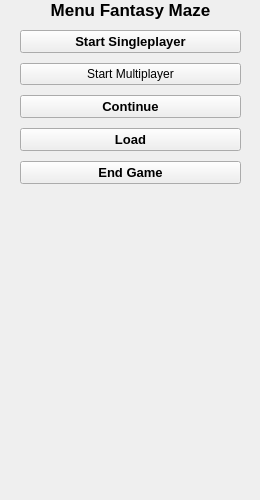
<?xml version="1.0" encoding="UTF-8"?>
<ui version="4.0">
 <class>MenuWidget</class>
 <widget class="QWidget" name="MenuWidget">
  <property name="geometry">
   <rect>
    <x>0</x>
    <y>0</y>
    <width>260</width>
    <height>500</height>
   </rect>
  </property>
  <property name="sizePolicy">
   <sizepolicy hsizetype="Minimum" vsizetype="Maximum">
    <horstretch>0</horstretch>
    <verstretch>0</verstretch>
   </sizepolicy>
  </property>
  <property name="minimumSize">
   <size>
    <width>260</width>
    <height>500</height>
   </size>
  </property>
  <property name="maximumSize">
   <size>
    <width>260</width>
    <height>500</height>
   </size>
  </property>
  <property name="contextMenuPolicy">
   <enum>Qt::DefaultContextMenu</enum>
  </property>
  <property name="windowTitle">
   <string/>
  </property>
  <property name="inputMethodHints">
   <set>Qt::ImhNone</set>
  </property>
  <widget class="QWidget" name="verticalLayoutWidget">
   <property name="geometry">
    <rect>
     <x>0</x>
     <y>0</y>
     <width>261</width>
     <height>501</height>
    </rect>
   </property>
   <layout class="QVBoxLayout" name="verticalLayout">
    <property name="spacing">
     <number>10</number>
    </property>
    <property name="sizeConstraint">
     <enum>QLayout::SetMinAndMaxSize</enum>
    </property>
    <property name="leftMargin">
     <number>20</number>
    </property>
    <property name="topMargin">
     <number>0</number>
    </property>
    <property name="rightMargin">
     <number>20</number>
    </property>
    <property name="bottomMargin">
     <number>10</number>
    </property>
    <item>
     <widget class="QLabel" name="label">
      <property name="sizePolicy">
       <sizepolicy hsizetype="Expanding" vsizetype="Maximum">
        <horstretch>0</horstretch>
        <verstretch>0</verstretch>
       </sizepolicy>
      </property>
      <property name="minimumSize">
       <size>
        <width>0</width>
        <height>0</height>
       </size>
      </property>
      <property name="font">
       <font>
        <pointsize>13</pointsize>
        <weight>75</weight>
        <bold>true</bold>
       </font>
      </property>
      <property name="text">
       <string>Menu Fantasy Maze</string>
      </property>
      <property name="alignment">
       <set>Qt::AlignCenter</set>
      </property>
      <property name="wordWrap">
       <bool>true</bool>
      </property>
     </widget>
    </item>
    <item>
     <widget class="QPushButton" name="_singleStartBtn">
      <property name="font">
       <font>
        <pointsize>10</pointsize>
        <weight>75</weight>
        <bold>true</bold>
       </font>
      </property>
      <property name="focusPolicy">
       <enum>Qt::NoFocus</enum>
      </property>
      <property name="text">
       <string>Start Singleplayer</string>
      </property>
     </widget>
    </item>
    <item>
     <widget class="QPushButton" name="_multiStartBtn">
      <property name="enabled">
       <bool>true</bool>
      </property>
      <property name="sizePolicy">
       <sizepolicy hsizetype="Expanding" vsizetype="Maximum">
        <horstretch>0</horstretch>
        <verstretch>0</verstretch>
       </sizepolicy>
      </property>
      <property name="font">
       <font>
        <weight>50</weight>
        <bold>false</bold>
       </font>
      </property>
      <property name="focusPolicy">
       <enum>Qt::NoFocus</enum>
      </property>
      <property name="text">
       <string>Start Multiplayer</string>
      </property>
     </widget>
    </item>
    <item>
     <widget class="QPushButton" name="_continueBtn">
      <property name="font">
       <font>
        <pointsize>10</pointsize>
        <weight>75</weight>
        <bold>true</bold>
       </font>
      </property>
      <property name="text">
       <string>Continue</string>
      </property>
     </widget>
    </item>
    <item>
     <widget class="QPushButton" name="_loadBtn">
      <property name="font">
       <font>
        <pointsize>10</pointsize>
        <weight>75</weight>
        <bold>true</bold>
       </font>
      </property>
      <property name="focusPolicy">
       <enum>Qt::NoFocus</enum>
      </property>
      <property name="text">
       <string>Load</string>
      </property>
     </widget>
    </item>
    <item>
     <widget class="QPushButton" name="_endBtn">
      <property name="font">
       <font>
        <pointsize>10</pointsize>
        <weight>75</weight>
        <bold>true</bold>
        <kerning>true</kerning>
       </font>
      </property>
      <property name="focusPolicy">
       <enum>Qt::NoFocus</enum>
      </property>
      <property name="text">
       <string>End Game</string>
      </property>
     </widget>
    </item>
   </layout>
  </widget>
 </widget>
 <resources/>
 <connections/>
</ui>
